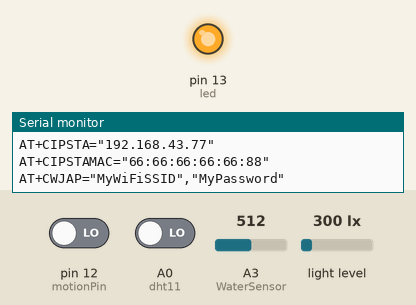
The sketch below on a simulated Arduino Uno, built with avr-gcc and run on an emulated ATmega328P. Shown: output pins drawn as LEDs (lit = HIGH), the last lines printed to the serial monitor. The test bench sets the inputs (shaded band); at power-on: A3 (WaterSensor) = 512, pin 12 (motionPin) LOW, A0 (dht11) LOW, light level 300 lx.

Above: at 10.26 s.
At 14.4 s:
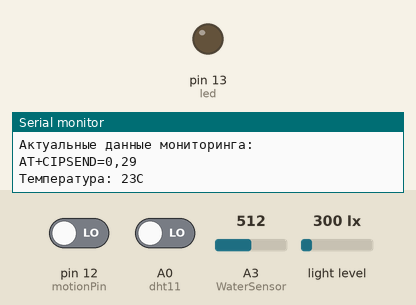
14.5 s: A3 (WaterSensor) set to 90
16.8 s: pin 12 (motionPin) driven HIGH
Timing chart, 0 to 19.8 s (numbered marks = the images above; inputs shaded):
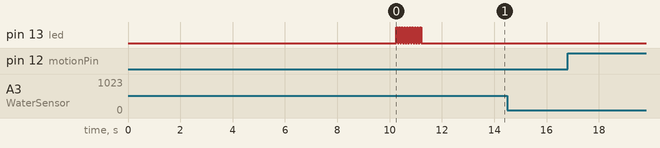

The sketch:

SmartHome.ino
```cpp
    // подключаем библиотеки
    #include <dht.h>
    #include <Wire.h>
    #include <BH1750.h>

   // #define DEBUG 0
    //     const int BUFFER_SIZE = 128;
   //String HTMLGoodResponse = "HTTP/1.1 200 OK\r\nConnection: close\r\n";
   //String TableStartHTML = "<html><body><table cellpadding=\"5\" style=\"background-color:#440044;border-style:hidden;color:#ffaaff\" align=center><tbody><tr>";
   //String TableHeaderHTML = "<td>Time</td>\n<td>Termperature</td>\n<td>Humidity</td>\n<td>LIght</td>\n<td>Floodance</td>\n<td>Inhabitance</td>\n</tr><tr>";
   //String TableParameterStartHTML = "<td>";
   //String TableParameterFinishHTML = "</td>";
   //String FinishHTML = "</tr>\n</tbody>\n</table>\n</body></html>";

    DHT dht11 = DHT(); // Объект-сенсор
    BH1750 lightMeter;
    int WaterSensor = A3;
    int motionPin = 12;

    int led = 13;
    int temperature = 23;
    int humidity = 37;
    int light = 10;
    bool flooded = false;
    int ws = 10;
    bool motion;

    void setup()
    {        Serial.begin(115200);
//      return;

        //Serial.begin(9600);
        dht11.attach(A0); delay(1000);
        lightMeter.begin();

        pinMode(led,OUTPUT);


        Serial.println("AT+RST\r\n");   delay(800);
        Serial.println("AT+CWMODE=1\r\n"); delay(800);
        Serial.println("AT+CIPSTA=\"192.168.43.77\"\r\n"); delay(800);
        Serial.println("AT+CIPSTAMAC=\"66:66:66:66:66:88\"\r\n"); delay(800);
        Serial.println("AT+CWJAP=\"MyWiFiSSID\",\"MyPassword\"\r\n");

          delay(6000);
            blinkcode ();
        Serial.println("AT+CIPMUX=1\r\n");
        delay(1000);
        Serial.println("AT+CIPSERVER=1,80\r\n");
		delay(1000);
    }


             //char buf[BUFFER_SIZE];
    void loop()
    {
//        memset(buf, 0, BUFFER_SIZE);
//        Serial.readBytesUntil('\n', buf, BUFFER_SIZE);
//        String req(buf);
//        if(req.indexOf("G", 0)>-1) {
//        PrintToTCP("HTTP/1.1 200 OK\r\nConnection: close\r\nContent-Type: text/html\r\nTransfer-Encoding: chunked\r\n\r\n<html><body><h1>HELLO BITCH!</h1></body></html>\r\n\r\n");
//        delay(1000);
//        SayToESP("AT+CIPCLOSE=0,80\r\n", 300, DEBUG);
//        SayToESP("AT+CIPSERVER=1,80\r\n", 300, DEBUG);
        //}

        //while(Serial.available())
        //  Serial.read();


        //SendHTMLPageToTCP();
        UpdateSensors();
        WriteSensorsDataToTCP();
		delay(2000);
    }

 //String page;
 //void SendHTMLPageToTCP(){
   //page =  " ";
//  PrintToTCP(HTMLGoodResponse);
//  PrintToTCP(TableStartHTML);
//  PrintToTCP(TableHeaderHTML);

//  PrintToTCP(TableParameterStartHTML);
//  PrintToTCP("time");
//  PrintToTCP(TableParameterFinishHTML);

//  PrintToTCP(TableParameterStartHTML);
//  PrintToTCP(String(temperature));
// PrintToTCP(TableParameterFinishHTML);

//  PrintToTCP(TableParameterStartHTML);
//  PrintToTCP(String(humidity));
//  PrintToTCP(TableParameterFinishHTML);

//  PrintToTCP(TableParameterStartHTML);
//  PrintToTCP(String(light));
// PrintToTCP(TableParameterFinishHTML);

//  PrintToTCP(TableParameterStartHTML);
//  PrintToTCP(String(flooded));
//  PrintToTCP(TableParameterFinishHTML);

//  PrintToTCP(TableParameterStartHTML);
//  PrintToTCP(String(motion));
//  PrintToTCP(TableParameterFinishHTML);
// }


void  WriteSensorsDataToTCP(){
	String msg = "Актуальные данные мониторинга: \r\n";
	PrintToTCP(msg);

	msg = "Температура: ";
    msg+=temperature; msg+="C\r\n";
    PrintToTCP(msg);

	msg="Влажность: ";
    msg+=humidity; msg+=" %\r\n";
    PrintToTCP(msg);

	msg="Освещённость: ";
    msg+=light; msg+=" lx\r\n";
    PrintToTCP(msg);

    msg="Затопленность: ";
    if(!flooded){msg+= "НЕТ (";}
    else {msg+"ДА (";}
    msg+=ws; msg+=")\r\n";
    PrintToTCP(msg);

    msg="Наличие движения: ";
    if(!motion){msg+= "НЕТ\r\n";}
    else{msg+="ДА\r\n";}
    PrintToTCP(msg);

    msg="\r\n";
    PrintToTCP(msg);
}

void PrintToTCP(String str){
  String cmdmsg="AT+CIPSEND=0,";
  cmdmsg+=str.length();
  cmdmsg+="\r\n";
  SayToESP(cmdmsg, 300);
  SayToESP(str, 300);
}


void UpdateSensors(){
  // метод update заставляет сенсор выдать текущие измерения
      dht11.update();
      if(dht11.getLastError() == DHT_ERROR_OK){
          // данные последнего измерения можно считать соответствующими
          // методами
          //sprintf(msg, "Temperature = %dC, Humidity = %d%%",
           temperature = dht11.getTemperatureInt();
           humidity = dht11.getHumidityInt();
       }

      light = lightMeter.readLightLevel();

      ws = analogRead(WaterSensor);
      flooded = (ws > 100);

      motion = (digitalRead(motionPin) == HIGH);
}


  void blinkcode ()
  {
    //Simply loop a few times flashing the status light (this is used during boot up)
    int i;
    for (i = 1; i <= 10; i++){
      delay (50);
      digitalWrite(led,HIGH);
      delay (50);
      digitalWrite(led,LOW);
    }
  }


  String SayToESP(String command, const int timeout/*, boolean debug*/)
{
    String response = "";

    Serial.print(command);

    long int time = millis();

    while( (time+timeout) > millis())
    {
      while(Serial.available())
      {
        // The esp has data so display its output to the serial window
        char c = Serial.read(); // read the next character.
        response+=c;
      }
    }

    return response;
}
```

dht.h
```cpp
#ifndef DHT_H
#define DHT_H

#ifndef ARDUINO
#error "Arduino version not defined"
#endif

#if ARDUINO >= 100
#include <Arduino.h>
#else
#include <WProgram.h>
#endif

enum DHTError
{
    DHT_ERROR_OK = 0,
    DHT_ERROR_START_FAILED_1 = 1,
    DHT_ERROR_START_FAILED_2 = 2,
    DHT_ERROR_READ_TIMEOUT = 3,
    DHT_ERROR_CHECKSUM_FAILURE = 4,
};

class DHT
{
    public:
        void attach(int pin);
        DHTError update();

        byte getTemperatureInt() const;
        byte getTemperatureFrac() const;

        byte getHumidityInt() const;
        byte getHumidityFrac() const;

        DHTError getLastError() const { return _lastError; }

    private:
        bool readByte(byte* out) const;

    private:
        int _pin;
        byte _data[5];
        DHTError _lastError;
};

#endif
```
